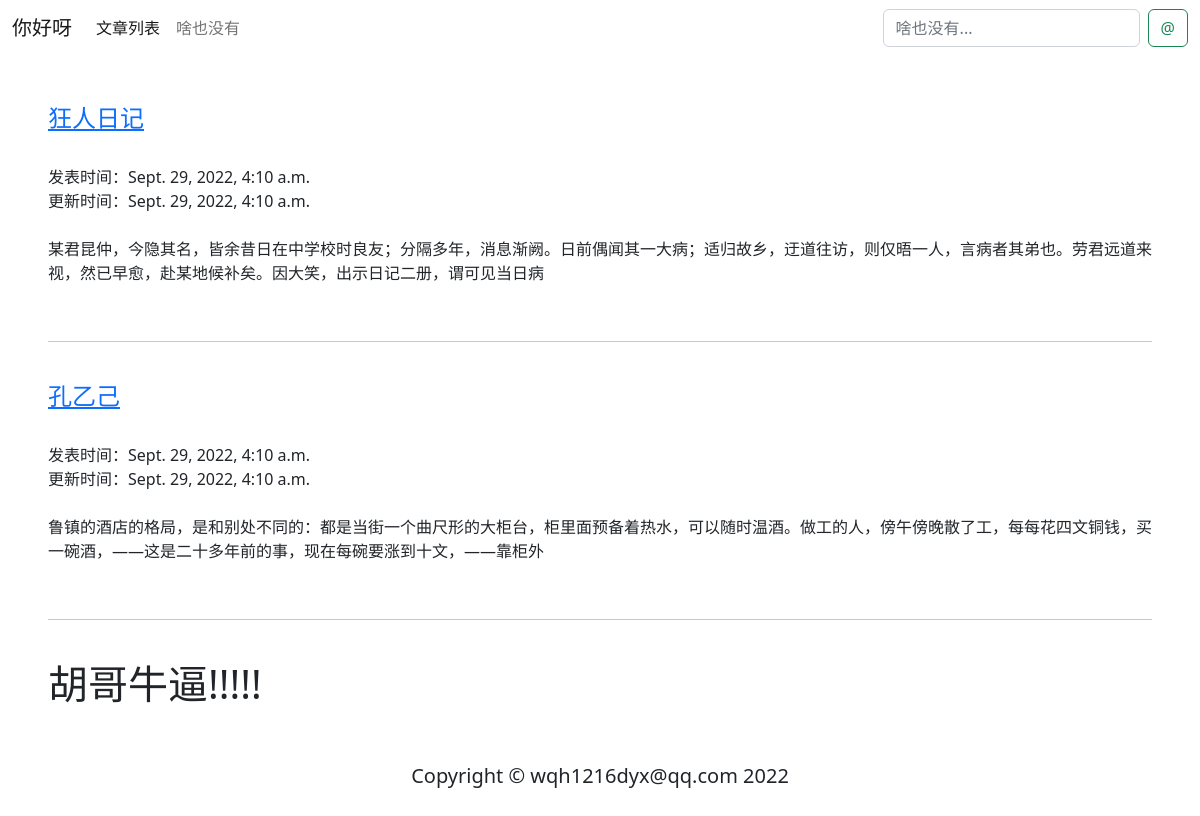
The page / on the database its author committed.
### article/models.py (models this page shows, shortened)
class Article(models.Model):
    title = models.CharField(max_length=30)
    content = models.TextField()
    create_time = timezone.now()
    update_time = timezone.now()

### article/views.py (the view)
# urls.py: path('', views.article_list, name='article_list'),
def article_list(request):
    articles = Article.objects.all()
    context = {'articles': articles}
    return render(request, 'article/article_list.html', context)

### templates/article/article_list.html (shortened to what this page needs)
{% extends 'base.html' %}
{% load static %}
{% block content %}
    <div class="p-5">
        {% for article in articles %}
                <a href="{% url 'article:article_detail' article.id %}">
                    <h4>{{ article.title }}</h4>
                </a>
                <br/>
                <div>发表时间：{{ article.create_time }}</div>
                <div>更新时间：{{ article.update_time }}</div>
                <br/>
                <p class="text">{{ article.content|slice:'100' }}</p>
                <br/>
                <hr/>
                <br/>
        {% endfor %}
    <h1>胡哥牛逼!!!!!</h1>
    </div>
{% endblock %}

### templates/base.html (shortened to what this page needs)
{% load static %}
<!DOCTYPE html>
<html lang="zh-CN">
<head>
    <link href="{% static 'bootstrap5/bootstrap.min.css' %}" rel="stylesheet">
    <link href="https://cdn.bootcdn.net/ajax/libs/twitter-bootstrap/5.2.1/css/bootstrap.min.css" rel="stylesheet">
</head>
<body>
{% include 'header.html' %}
{% block content %}{% endblock %}
{% include 'footer.html' %}
</body>
</html>

### templates/header.html (shortened to what this page needs)
{% load static %}
<nav class="navbar navbar-expand-sm nav-light bg-white">
    <div class="container-fluid">
        <a href="{% url 'article:article_list' %}" class="navbar-brand">
            你好呀
        </a>
        <div class="collapse navbar-collapse" id="navbarSupportedContent">
            <ul class="navbar-nav me-auto mb-lg-0">
                <li class="nav-item">
                    <a href="{% url 'article:article_list' %}" class="nav-link active">文章列表</a>
                </li>
                <li class="nav-item">
                    <a href="#" class="nav-link">啥也没有</a>
                </li>
            </ul>
            <form class="d-flex">
                <input type="search" class="form-control me-2" placeholder="啥也没有..."
                        aria-label="Search">
                <button class="btn btn-outline-success" type="submit">@</button>
            </form>
        </div>
    </div>
</nav>

### templates/footer.html
<footer>
    <div class="container">
        <h5 class="m-0 mb-5 text-center">Copyright &copy; wqh1216dyx@qq.com 2022</h5>
    </div>
</footer>

### rows shown on the page
Article: title "狂人日记", create_time "Sept. 29, 2022, 4:10 a.m.", update_time "Sept. 29, 2022, 4:10 a.m.", content "某君昆仲，今隐其名，皆余昔日在中学校时良友；分隔多年，消息渐阙。日前偶闻其一大病；适归故乡，迂道往访，则仅晤一人，言病者其弟也。劳君远道来视，然已早愈，赴某地候补矣。因大笑，出示日记二册，谓可见当日病"
Article: title "孔乙己", create_time "Sept. 29, 2022, 4:10 a.m.", update_time "Sept. 29, 2022, 4:10 a.m.", content "鲁镇的酒店的格局，是和别处不同的：都是当街一个曲尺形的大柜台，柜里面预备着热水，可以随时温酒。做工的人，傍午傍晚散了工，每每花四文铜钱，买一碗酒，——这是二十多年前的事，现在每碗要涨到十文，——靠柜外"
